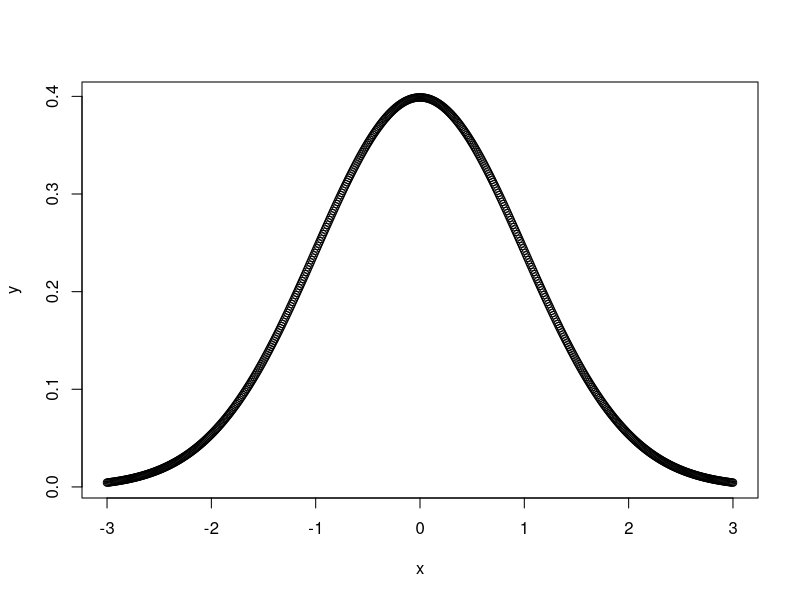
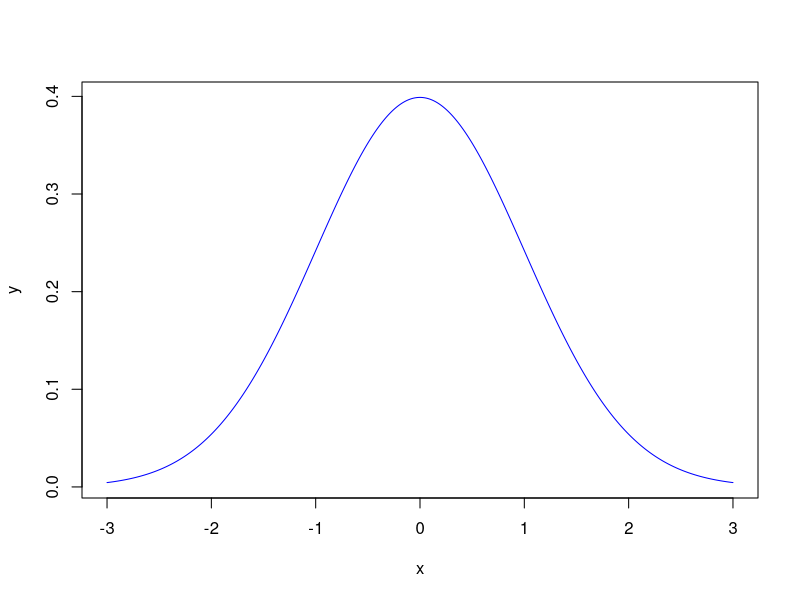
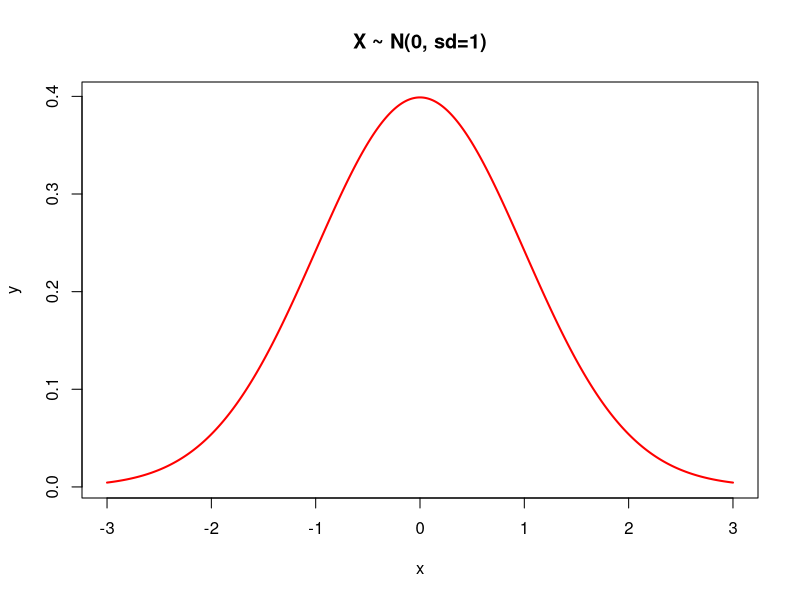

The R script that drew these images, in order:
# to learn normal curve and probabilities

# create standard normal curve 
# (mean=0 and sd =1)

x=seq(from=-3, to=+3 , by=0.01)
y=dnorm(x,mean=0,sd=1)
plot(x,y)
plot(x,y,type="l", col="blue")
plot(x, y, type = "l", col = "red", main = "X ~ N(0, sd=1)", lwd = 2)


# to learn normal curve and probabilties 

#create 
